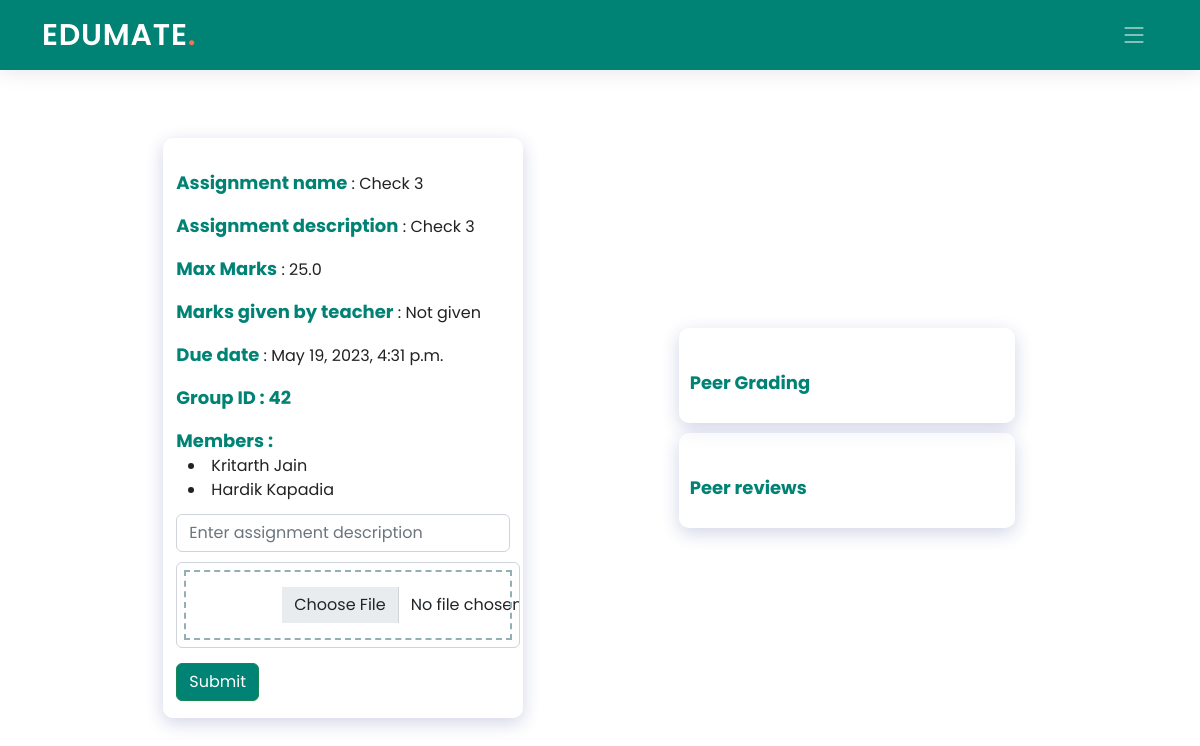
The page /student/1/classroom/8126O8/grouppeergrading/10/ on the database its author committed.
### Teacher/models.py (models this page shows)
class Grouppeers(models.Model):
    gro_id = models.AutoField(primary_key=True)
    class_code = models.ForeignKey(ClassTeachers, on_delete=models.CASCADE, blank=True, null=True)
    gpeer_name = models.CharField(max_length=100)
    gpeer_desc = models.CharField(max_length=300)
    gpeer_due = models.DateTimeField(default=datetime.now)
    num_studs = models.IntegerField(default=2)
    num_peers = models.IntegerField(default=2)
    marks = models.FloatField()
    created_date = models.DateTimeField(default=datetime.now)
    class Meta:
        db_table = "Grouppeers"

class PeerGroups(models.Model):
    group_id = models.AutoField(primary_key=True)
    gro_id = models.ForeignKey(Grouppeers, on_delete=models.CASCADE, blank=True, null=True)
    submit_file = models.FileField(upload_to='Teacher/static/upload/', default=None, blank=True, null=True)
    submit_desc = models.CharField(max_length=1000, default=None, blank=True, null=True)
    submit_by = models.ForeignKey("Edumate_app.Students", on_delete=models.CASCADE, blank=True, null=True)
    marksbyteacher = models.FloatField(default=None, blank=True, null=True)
    feedbackbyteacher = models.CharField(max_length=100, default=None, blank=True, null=True)
    submit_date = models.DateTimeField(default=datetime.now)
    class Meta:
        db_table = "Peergroups"

class Peermembers(models.Model):
    mem_id = models.AutoField(primary_key=True)
    pgro_id = models.ForeignKey(PeerGroups, on_delete=models.CASCADE, blank=True, null=True)
    stud_id = models.ForeignKey("Edumate_app.Students", on_delete=models.CASCADE, blank=True, null=True)
    class Meta:
        db_table = "Peermembers"

### Edumate_app/models.py (models this page shows, shortened)
class Students(models.Model):
    stud_id = models.AutoField(primary_key=True)
    name = models.CharField(max_length=100)
    email = models.EmailField(max_length=50)
    password = models.CharField(max_length=50)
    is_change = models.IntegerField(default=0)
    class Meta:
        db_table = "Students"

### Student/views.py (the view, shortened to what this page needs)
# urls.py: path('classroom/<pk2>/grouppeergrading/<pk3>/', views.single_stud_group, name='single_stud_group'),
def single_stud_group(request, pk, pk2, pk3):
    group=Grouppeers.objects.get(gro_id=pk3)
    all_group=PeerGroups.objects.filter(gro_id=group.gro_id)
    single_group=None
    members=None
    assigned=None
    total_marks="X"
    for i in all_group:
        mems=Peermembers.objects.filter(stud_id=pk, pgro_id=i.group_id)
        if mems:
            single_group=i
            members=Peermembers.objects.filter(pgro_id=i.group_id)
            break
    submi=None
    if single_group.submit_desc:
        submi=single_group.submit_file.url
    peerreviews=[]
    p_groups=PeergradeGroups.objects.filter(class_code=pk2, assignment_id=pk3)
    return render(request, 'Student/single_stud_group.html', {'pk': pk, 'pk2': pk2, 'pk3': pk3, 'group': group, 'single_group': single_group, 'members': members, 'submi': submi, 'pe': peerreviews, 'assigned': assigned, 'total_marks': total_marks})

### Student/templates/Student/single_stud_group.html (shortened to what this page needs)
{% extends './base_student.html' %}
{% load static %}
{% block styles %}
<link href="{% static 'Student/assets/css/assignment.css' %}" rel="stylesheet">
{% endblock styles %}
{% block navbar %}
<header id="header" class="header d-flex align-items-center">
    <div class="container-fluid container-xl d-flex align-items-center justify-content-between">
      <a href="#" class="logo d-flex align-items-center">
        <h1>EDUMATE<span>.</span></h1>
      </a>
      <i class="mobile-nav-toggle mobile-nav-show bi bi-list"></i>
    </div>
  </header>
  {% endblock navbar %}
{% block content %}
  <div class="container">
    <div class="row" style="display: flex;
    flex-direction: row;
    flex-wrap: wrap;
    justify-content: space-evenly;
    height: 95vh;
    align-items: center;">
    <div class="main-content" style="background: rgba( 255, 255, 255, 0.25 );
      box-shadow: 0 5px 18px 0 rgba(26, 38, 135, 0.20 );
      backdrop-filter: blur( 4px );
      -webkit-backdrop-filter: blur( 4px );
      border-radius: 10px;
      border: 1px solid rgba( 255, 255, 255, 0.18 );">
        <div>
          <p style="padding-top: 30px"><b style="color: #008374">Assignment name</b> : {{ group.gpeer_name }}</p>
          <p><b style="color: #008374">Assignment description</b> : {{ group.gpeer_desc }}</p>
          <p><b style="color: #008374">Max Marks</b> : {{ group.marks }}</p>
          {% if total_marks != "X" %}
          <p><b style="color: #008374">Marks given by teacher</b> : {{ total_marks|floatformat:2  }}</p>
          {% else %}
          <p><b style="color: #008374">Marks given by teacher</b> : Not given</p>
          {% endif %}
          <p><b style="color: #008374">Due date</b> : {{ group.gpeer_due }}</p>
          <p><b style="color: #008374">Group ID : {{ single_group.group_id }}</b></p>
          <div style="margin-bottom: 12px"><b style="color: #008374">Members : </b>
            {% for i in members %}
              <li style="margin-left: 12px">{{ i.stud_id.name }}</li>
            {% endfor %}
          </div>
        </div>
          <form method="post" action="#" enctype="multipart/form-data" >
            {% if single_group.submit_desc %}
            <p><b style="color: #008374">Submitted by : {{ single_group.submit_by.name }}</b></p>
            <input style="margin-bottom: 10px;" class="form-control" type="text" placeholder="Enter assignment description" name="description" required value="{{ single_group.submit_desc }}">
            {% else %}
            <input style="margin-bottom: 10px;" class="form-control" type="text" placeholder="Enter assignment description" name="description" required>
            {% endif %}
            <div class="form-group files">
                {% if single_group.submit_file %}
                <input onchange="updateFiles()" id="file" type="file" class="form-control" accept="application/pdf" name="submission">
                {% else %}
                <input onchange="updateFiles()" id="file" type="file" class="form-control" name="submission" accept="application/pdf" required>
                {% endif %}
            </div>
            <button class="btn btn-success" type="submit">Submit</button>
          </form>
      </div>
      <div class="col-md-4">
      <div style="background: rgba( 255, 255, 255, 0.25 );
      box-shadow: 0 5px 18px 0 rgba(26, 38, 135, 0.20 );
      backdrop-filter: blur( 4px );
      -webkit-backdrop-filter: blur( 4px );
      border-radius: 10px;
      border: 1px solid rgba( 255, 255, 255, 0.18 ); margin: 10px 10px; padding: 10px 10px">
        <div>
          <p style="padding-top: 30px"><b  style="color: #008374">Peer Grading</b></p>
        </div>
      </div>
      <div style="background: rgba( 255, 255, 255, 0.25 );
      box-shadow: 0 5px 18px 0 rgba(26, 38, 135, 0.20 );
      backdrop-filter: blur( 4px );
      -webkit-backdrop-filter: blur( 4px );
      border-radius: 10px;
      border: 1px solid rgba( 255, 255, 255, 0.18 ); margin: 10px 10px; padding: 10px 10px">
        <div>
          <p style="padding-top: 30px"><b style="color: #008374">Peer reviews</b></p>
        </div>
      </div>
    </div>
    </div>
  </div>
{% endblock content %}

### Edumate_app/static/Edumate_app/assets/css/index.css (style rules this page uses)
:root { --font-default: "Open Sans", system-ui, -apple-system, "Segoe UI", Roboto, "Helvetica Neue", Arial, "Noto Sans", "Liberation Sans", sans-serif, "Apple Color Emoji", "Segoe UI Emoji", "Segoe UI Symbol", "Noto Color Emoji"; --font-primary: "Poppins", sans-serif; --font-secondary: "Poppins", sans-serif; }
:root { --color-default: #222222; --color-primary: #008374; --color-secondary: #f85a40; }
:root { scroll-behavior: smooth; }
body { font-family: var(--font-primary); color: var(--color-default); }
a { color: var(--color-primary); text-decoration: none; }
h1, h2, h3, h4, h5, h6 { font-family: var(--font-primary); }
.header { z-index: 997; height: 90px; background-color: var(--color-primary); }
.header.sticked { position: fixed; top: 0; right: 0; left: 0; height: 70px; box-shadow: 0px 2px 20px rgba(0, 0, 0, 0.1); }
.header .logo h1 { font-size: 30px; margin: 0; font-weight: 600; letter-spacing: 0.8px; color: #fff; font-family: var(--font-primary); }
.header .logo h1 span { color: #f96f59; }
@media (max-width: 1279px) { .mobile-nav-show { color: rgba(255, 255, 255, 0.6); font-size: 28px; cursor: pointer; line-height: 0; transition: 0.5s; z-index: 9999; margin-right: 10px; } }

### Student/static/Student/assets/css/assignment.css (style rules this page uses)
.files input { outline: 2px dashed #92b0b3; outline-offset: -10px; -webkit-transition: outline-offset .15s ease-in-out, background-color .15s linear; transition: outline-offset .15s ease-in-out, background-color .15s linear; padding: 30px 225px 30px 35%; text-align: center !important; margin-bottom: 15px; width: 100% !important; }
.files { position:relative }
.files:after { pointer-events: none; position: absolute; top: 60px; left: 0; width: 50px; right: 0; height: 56px; content: ""; background-image: url(https://image.flaticon.com/icons/png/128/109/109612.png); display: block; margin: 0 auto; background-size: 100%; background-repeat: no-repeat; }
.files:before { position: absolute; bottom: 10px; left: 0; pointer-events: none; width: 100%; right: 0; height: 57px; display: block; margin: 0 auto; color: #2ea591; font-weight: 600; text-transform: capitalize; text-align: center; }

### Student/templates/Student/single_stud_group.html (style rules this page uses)
.btn-success, .btn-success:active, .btn-success:visited { background-color: #008374 !important; }
b { font-size: 18px; }
@media screen and (min-width: 801px) { .main-content { width: 30vw; } }

### rows shown on the page
Grouppeers: gpeer_name "Check 3", gpeer_desc "Check 3", marks "25.0", gpeer_due "May 19, 2023, 4:31 p.m."
PeerGroups: group_id "42"
Peermembers: stud_id.name "Kritarth Jain"
Peermembers: stud_id.name "Hardik Kapadia"
